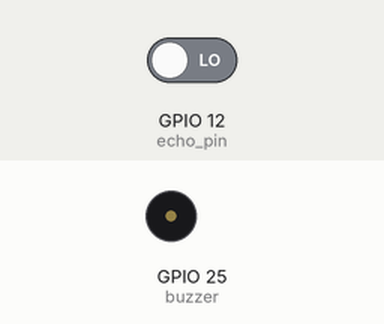
Bench run of a sketch on a simulated ESP32. Shown: buzzer (waves = sounding, pin HIGH). The test bench sets the inputs (shaded band); at power-on: GPIO 12 (echo_pin) LOW. WiFi joins after 1.5 s; servers stay silent unless stated; pins used as bus, display or sensor lines are not drawn; what the sketch prints to the serial monitor is not drawn.

Above: at 0.0 s.
At 7.6 s:
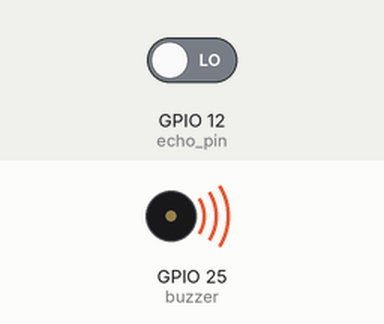
Timing chart, 0 to 9.1 s (numbered marks = the images above):
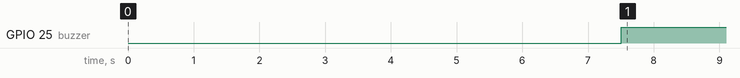

The sketch:

Webserver_Ultrasonic.ino
```cpp
#include <WiFi.h>
#include <WiFiClient.h>
#include <WebServer.h>

int trigger_pin = 13;
int echo_pin   = 12;
#define buzzer 25

#define SOUND_SPEED 0.034
#define CM_TO_INCH 0.393701

// Replace with your network credentials
const char* ssid = "TRANSWORLD";
const char* password = "03451122";

WebServer server(80);

String page = "";
int distance_cm;
int distance_Inch;

void setup() {
  Serial.begin(115200);
  pinMode(trigger_pin, OUTPUT);
  pinMode(echo_pin, INPUT);
  pinMode(buzzer,OUTPUT);
  delay(1000);

  WiFi.begin(ssid, password);
  Serial.println("");
  while (WiFi.status() != WL_CONNECTED) {
    delay(500);
    Serial.print(".");
  }
  Serial.println("");
  Serial.print("IP address: ");
  Serial.println(WiFi.localIP());

  server.on("/", []() {
    page = "<head><meta http-equiv=\"refresh\" content=\"3\"></head><center><h1>Ultasonic Distance Monitor</h1><h3>Current distance(cm):</h3> <h4>" + String(distance_cm) + "</h4> <h3>Current distance(inch):</h3> <h4>" + String(distance_Inch) + "</h4> </center>";
    server.send(200, "text/html", page);
  });
  server.begin();
  Serial.println("Web server started!");
}

void loop() {
  digitalWrite(trigger_pin, LOW);
  delay(2000);
  digitalWrite(trigger_pin, HIGH);
  delay(2000);
  digitalWrite(trigger_pin, LOW);

  long duration = pulseIn(echo_pin, HIGH);

   // Calculate the distance
  distance_cm = duration * SOUND_SPEED/2;

  // Convert to inches
  distance_Inch = distance_cm * CM_TO_INCH;

  if (distance_Inch < 2)
     digitalWrite(buzzer, HIGH);
  else
     digitalWrite(buzzer, LOW);

  Serial.print("Distance (cm): ");
  Serial.println(distance_cm);
  Serial.print("Distance (inch): ");
  Serial.println(distance_Inch);
  server.handleClient();
  delay(1000);
}
```

Measured:
- by itself, GPIO 25 (buzzer): LOW → HIGH at 7.5 s
